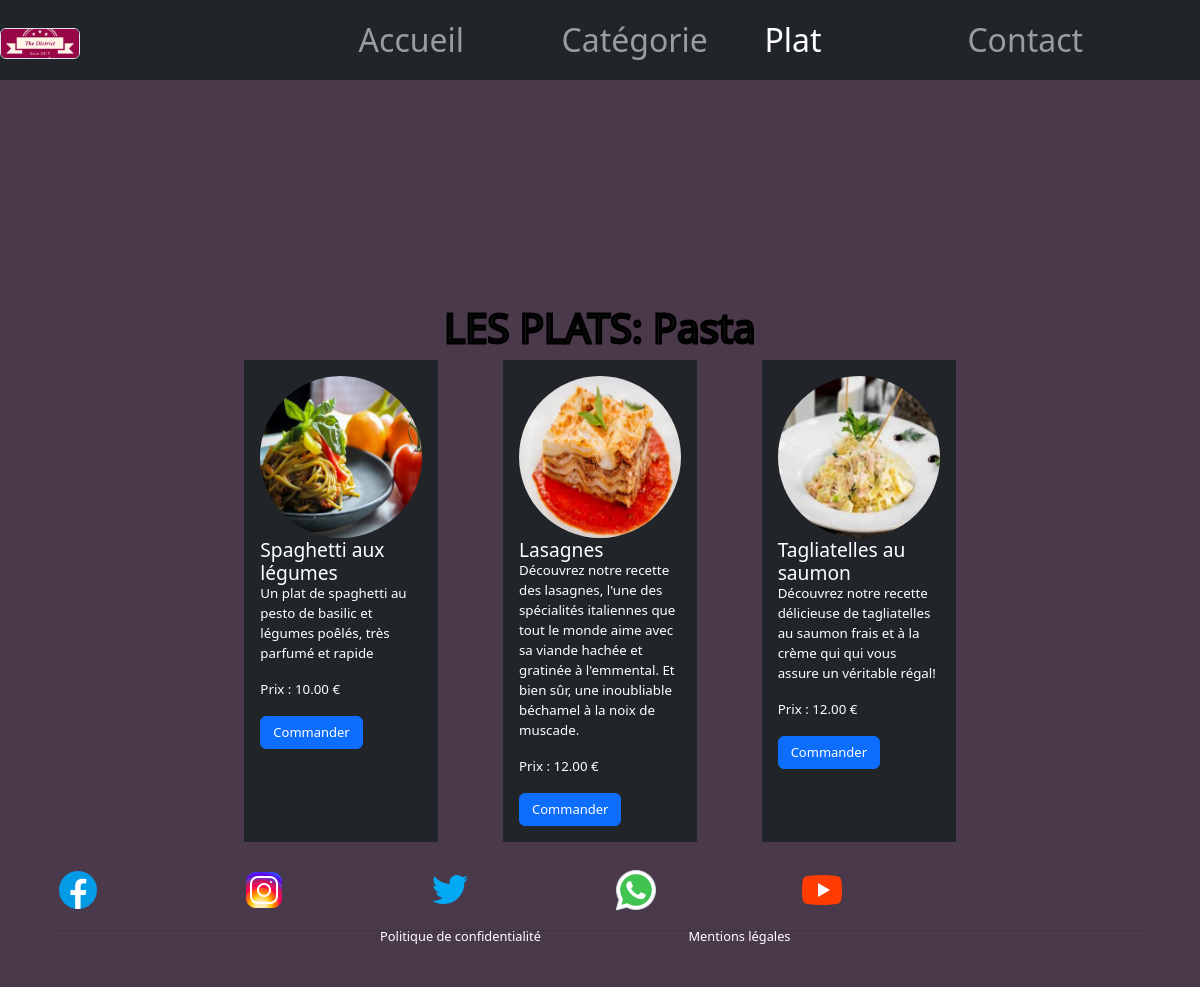
Page /plats.php?id=10 on the committed database.
### tables this page shows
CREATE TABLE `categorie` (
  `id` int(11) NOT NULL AUTO_INCREMENT,
  `libelle` varchar(100) NOT NULL,
  `image` varchar(255) NOT NULL,
  `active` varchar(10) NOT NULL,
  PRIMARY KEY (`id`)
);

CREATE TABLE `plat` (
  `id` int(11) NOT NULL AUTO_INCREMENT,
  `libelle` varchar(100) NOT NULL,
  `description` text NOT NULL,
  `prix` decimal(10,2) NOT NULL,
  `image` varchar(255) NOT NULL,
  `id_categorie` int(11) NOT NULL,
  `active` varchar(10) NOT NULL,
  PRIMARY KEY (`id`),
  KEY `id_categorie` (`id_categorie`),
  CONSTRAINT `plat_ibfk_1` FOREIGN KEY (`id_categorie`) REFERENCES `categorie` (`id`)
);

### dao.php (called while the page is built, shortened)
<?php
function getPlats($conn, $idCategorie = null) {
    $sql = "SELECT * FROM plat";
    if ($idCategorie !== null) {
      $sql .= " WHERE id_categorie = :idCategorie";
    }
    $stmt = $conn->prepare($sql);
    if ($idCategorie !== null) {
      $stmt->bindValue(':idCategorie', $idCategorie, PDO::PARAM_INT);
    }
    $stmt->execute();
    return $stmt->fetchAll(PDO::FETCH_ASSOC);
  }
  function getCategoryById($conn, $idCategorie) {
    $sql = "SELECT * FROM categorie WHERE id = :idCategorie";
    $stmt = $conn->prepare($sql);
    $stmt->bindParam(':idCategorie', $idCategorie);
    $stmt->execute();
    return $stmt->fetch(PDO::FETCH_ASSOC);
  }
?>

### plats.php (the view, shortened to what this page needs)
<?php
require_once ("php/header.php");
require_once("database.php");
$idCategorie = isset($_GET['id'])? $_GET['id'] : null;
$plats = getPlats($conn, $idCategorie);
if (isset($_GET['id'])) {
$categorie = getCategoryById($conn, $idCategorie);
}
?>
<main class="container-fluid mt-3 pt-5">
    <div class="row justify-content-center">
        <div class="col-md-8 col-lg-6">
            <h1 class="h5couleurcat text-center">LES PLATS: <?php echo $categorie['libelle'];?></h1>
        </div>
    </div>
    <div class="row justify-content-center">
        <div class="col-md-10 col-lg-8">
            <div id="carouselExample" class="carousel slide plats-container" data-bs-ride="carousel">
                <div class="carousel-inner">
                    <?php foreach($plats as $key => $plat) :?>
                        <?php if($key % 4 === 0) :?>
                            <div class="carousel-item <?php echo $key === 0? 'active' : '';?>">
                                <div class="card-group">
                        <?php endif;?>
                            <div class="col-sm-3 p-3 bg-dark text-white mx-auto">
                                <div class="d-flex justify-content-center align-items-center">
                                    <img class="rounded-circle mw-100 mh-100 mx-auto d-block" src="Mesimages/<?php echo $plat['image'];?>" alt="...">
                                </div>
                                <div class="card-body">
                                    <h5 class="card-title tailletitreplat"><?php echo $plat['libelle'];?></h5>
                                    <p class="card-text tailledescriplat"><?php echo $plat['description'];?></p>
                                    <p class="card-text tailledescriplat">Prix : <?php echo $plat['prix'];?> €</p>
                                    <a href="commande.php?id=<?php echo $plat['id'];?>" class="btn btn-primary tailletextcommand">Commander</a>
                                </div>
                            </div>
                        <?php if(($key+1) % 4 === 0 || $key === count($plats)-1) :?>
                                </div>
                            </div>
                        <?php endif;?>
                    <?php endforeach;?>
                </div>
      </div>
    </div>
  </div>
</main>
<?php
require_once ('php/footer.php');?>

### Lignerouge.css (style rules this page uses)
.tailletitreplat { font-size:larger; }
.tailledescriplat { font-size: smaller; }
.tailletextcommand { font-size: small; }
.h5couleurcat { -webkit-text-stroke-width: 3px; -webkit-text-stroke-color: black; }

### rows in the picture
categorie: libelle "Pasta"
plat: image (picture), libelle "Spaghetti aux légumes", description "Un plat de spaghetti au pesto de basilic et légumes poêlés, très parfumé et rapide", prix "10.00"
plat: image (picture), libelle "Lasagnes", description "Découvrez notre recette des lasagnes, l'une des spécialités italiennes que tout le monde aime avec sa viande hachée et gratinée à l'emmental. Et bien sûr, une inoubliable béchamel à la noix de muscade.", prix "12.00"
plat: image (picture), libelle "Tagliatelles au saumon", description "Découvrez notre recette délicieuse de tagliatelles au saumon frais et à la crème qui qui vous assure un véritable régal!", prix "12.00"
